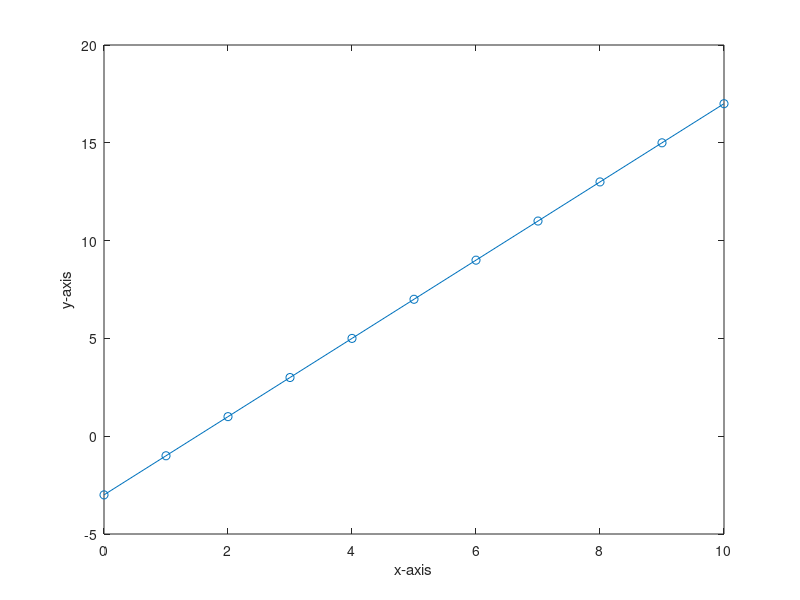
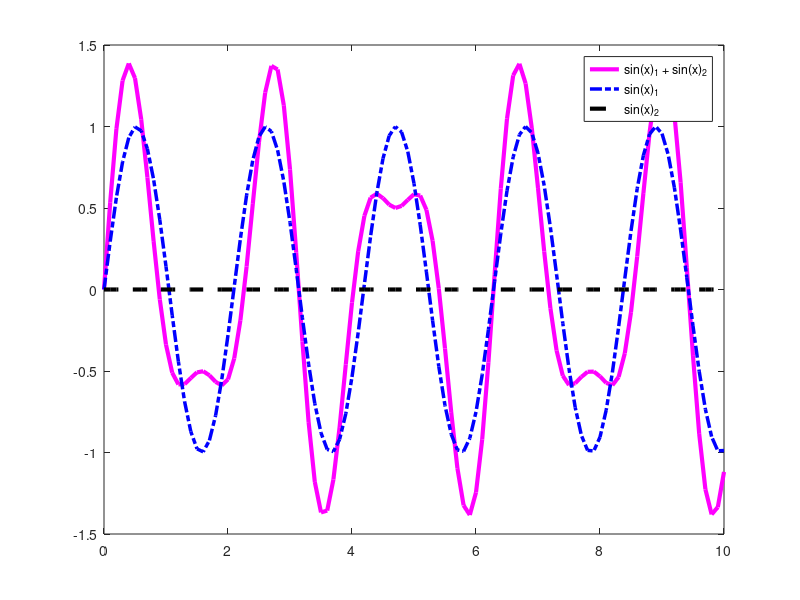
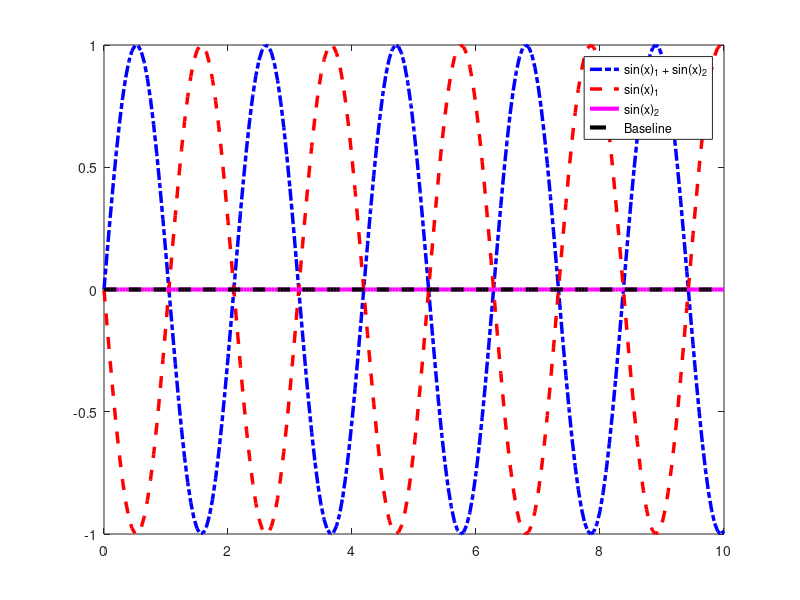
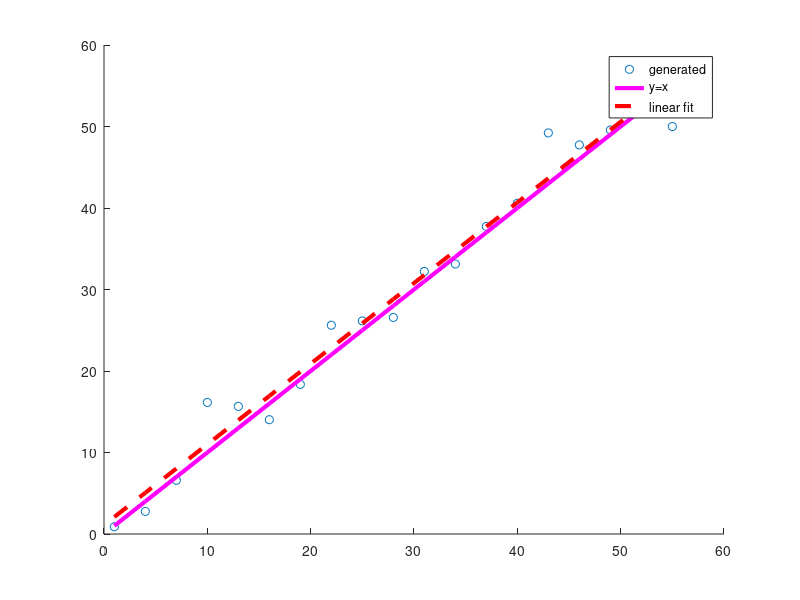

Write the MATLAB code that produced these figures, in order.
% % % % % % % % % % % % % % % % % % % % % % % % % % % % % % % % % % % % %
% The first tutorial will focus on:
% 1) Basic OCTAVE syntax for data visualization and manipulation.
% 2) Techniques for fitting simple data relationships using OCTAVE's built in 
% tools.

% **IMPORTANT**: Copy and paste certain sections into the terminal instead 
% of running all at once.

% Jason T. Smith, RPI - September 29, 2018.
% % % % % % % % % % % % % % % % % % % % % % % % % % % % % % % % % % % % % 

%% General OCTAVE
% There are many different ways to generate an array of numbers. For
% example:

nums = (0:1:10); % 0-10 in increments of one
display(nums);
nums = (0:.5:10); % 0-10 in increments of 0.5
display(nums);

% The function "linspace()" also does this.

nums = linspace(0,10,11); % 0-10 in increments of one
display(nums);
nums = linspace(0,10,21); % 0-10 in increments of 0.5
display(nums);

%% % % % % % % Problem #A: % % % % % % 
% - What is the difference between creating numerical arrays using the first
% approach versus using the second technique (using "linspace()")?


% % % % % % % % % % % % % % % % % % % % % % % % % % % % % % % % % % % % % % % %
%% Plotting
% To plot a line, one can use the function "plot(x,y)" with the number of
% elements in "x" being equal to that of "y". For example:

m = 2; % Slope
b = -3; % y-intercept
x = (0:1:10); % x-values

y = m.*x + b; % y = mx + b (straight line)

figure; plot(x,y); 
xlabel('x-axis');
ylabel('y-axis');

% For a scatter plot, one can use "scatter(x,y)" in the same way as we used
% "plot()" before! For example:

hold on; % "hold on;" allows you to plot onto existing plot windows.
scatter(x,y); 

% You should see red circles overlaid onto the previous blue line!

%% % % % % % % Problem #B: % % % % % % 
% - Plot a red line with slope of -3 and y-intercept of 2 along with a blue
% scatter plot with the same values.
x = (0:.1:10);
figure; plot(x,sin(x.*3) + sin(x.*5).*.5, '-m','LineWidth', 3);
hold on; plot(x,sin(x.*3), '-.b','LineWidth', 2.5);
##hold on; plot(x,sin(x.*8).*.5, '--r','LineWidth', 2.5);
hold on; plot(x, zeros([length(x), 1])', '--k', 'LineWidth', 3);
legend('sin(x)_1 + sin(x)_2','sin(x)_1','sin(x)_2','Baseline');


x = (0:.05:10);
##figure; plot(x,sin(x.*3) + sin(x.*5).*.5, '-m','LineWidth', 3);
figure;; plot(x,sin(x.*3), '-.b','LineWidth', 2.5);
hold on; plot(x,sin(x.*3 + pi), '--r','LineWidth', 2.5);
hold on; plot(x,sin(x.*3 + pi) + sin(x.*3), '-m','LineWidth', 3);
hold on; plot(x, zeros([length(x), 1])', '--k', 'LineWidth', 3);
legend('sin(x)_1 + sin(x)_2','sin(x)_1','sin(x)_2','Baseline')
% % % % % % % % % % % % % % % % % % % % % % % % % % % % % % % % % % % % % % % %
%% Generating noisy data for a linear trend & perform a model-based fit.
% Generate points for y = x, while adding some normally distributed noise
pkg load statistics

x = (1:3:60);
y = x + normrnd(.5,3,[size(x)]); % look up normrnd() function for details
figure; scatter(x,y)

% So, if one were to fit a line-of-best-fit to this, it'd probably look
% similar to plotting the following.
hold on; plot(x,x, '-m', 'LineWidth', 3);

% But, what if we didn't have the function used to generate the data beforehand? 
% How would we choose a "best" slope, or a "best" y-intercept?
% Since, in the previous scatter plot, we can see that the trend is linear 
% it makes sense to try a linear fit. This is done as follows:

yP = polyfit(x,y,1); % (x values, y values, polynomial order)

% Now type yP into the command line. Not quite m = 1 and b = 0, eh'? How
% does this look compared to the previous line?

hold on; plot(x,x.*yP(1) + yP(2), '--r', 'LineWidth', 3);
legend('generated','y=x','linear fit')

% This displays the values for comparison.
disp(['Ground Truth: [1 0]'])
disp(['Predicted: [' num2str(yP) ']'])

% Quite close. As the name suggest, polyfit can be used to fit other
% larger order polynomials as well. Therefore...

%% % % % % % % Problem #1: % % % % % % 
% a) Generate a dataset with y(x) = x^2 + 4 using x values ranging from -20 to 20.
% b) Use polyfit to fit a second order function to y.
% c) Plot the original data along with the two plots (with legend).
% *Hint #1* remember the equation for a second order polynomial! 
% (y = Ax^2 + Bx + C)

% *Hint #2* polyfit(x,y,n) takes three arguments:
% 1) x values
% 2) y values
% 3) the order of the function you wish to fit! 

% Type your solution here!

% % % % % % % % % % % % % % % % % % % % % % % % % % % % % % % % % % % % % % % %